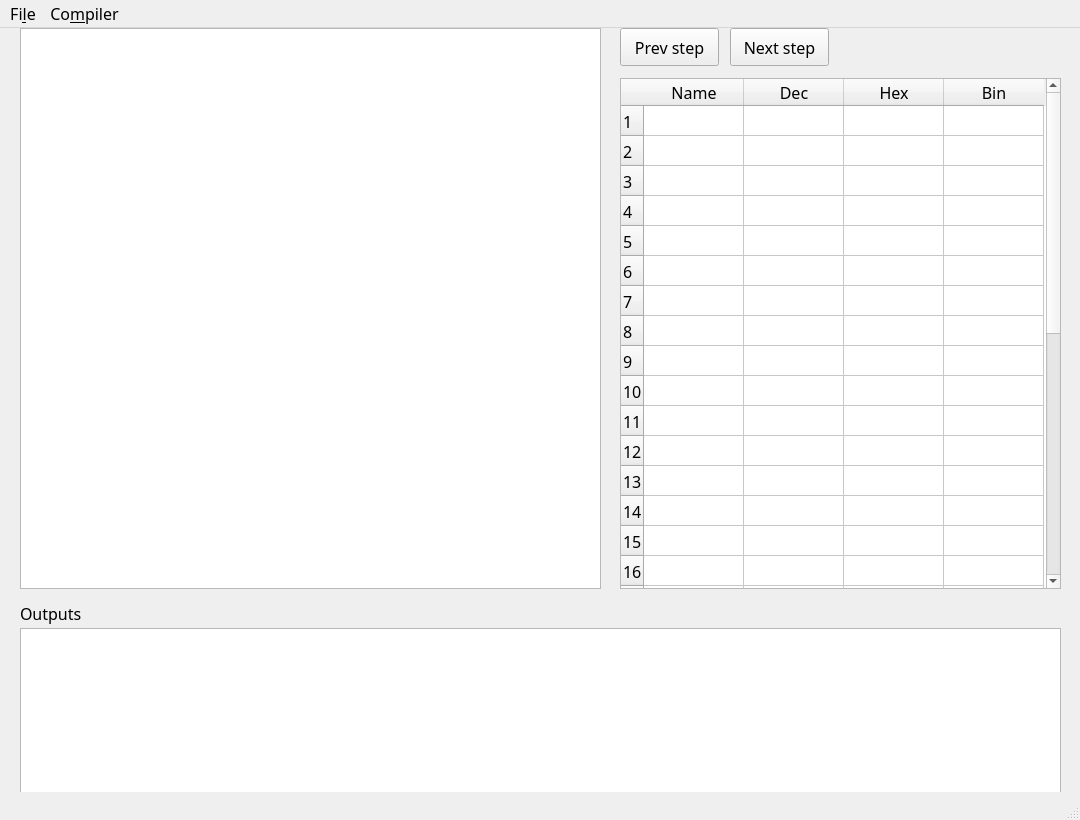
<?xml version="1.0" encoding="UTF-8"?>
<ui version="4.0">
 <class>MainWindow</class>
 <widget class="QMainWindow" name="MainWindow">
  <property name="geometry">
   <rect>
    <x>0</x>
    <y>0</y>
    <width>1080</width>
    <height>820</height>
   </rect>
  </property>
  <property name="sizePolicy">
   <sizepolicy hsizetype="Preferred" vsizetype="Preferred">
    <horstretch>0</horstretch>
    <verstretch>0</verstretch>
   </sizepolicy>
  </property>
  <property name="font">
   <font>
    <family>Ubuntu Mono</family>
    <pointsize>12</pointsize>
   </font>
  </property>
  <property name="windowTitle">
   <string>XAsm Editor v0.0.1</string>
  </property>
  <widget class="QWidget" name="centralwidget">
   <widget class="QPlainTextEdit" name="codeEditor">
    <property name="geometry">
     <rect>
      <x>20</x>
      <y>0</y>
      <width>581</width>
      <height>561</height>
     </rect>
    </property>
    <property name="font">
     <font>
      <family>Ubuntu Mono</family>
      <pointsize>14</pointsize>
     </font>
    </property>
    <property name="plainText">
     <string/>
    </property>
   </widget>
   <widget class="QTableWidget" name="tableRegisters">
    <property name="geometry">
     <rect>
      <x>620</x>
      <y>50</y>
      <width>441</width>
      <height>511</height>
     </rect>
    </property>
    <property name="font">
     <font>
      <family>Ubuntu Mono</family>
      <pointsize>12</pointsize>
     </font>
    </property>
    <property name="editTriggers">
     <set>QAbstractItemView::NoEditTriggers</set>
    </property>
    <property name="rowCount">
     <number>32</number>
    </property>
    <property name="columnCount">
     <number>4</number>
    </property>
    <row/>
    <row/>
    <row/>
    <row/>
    <row/>
    <row/>
    <row/>
    <row/>
    <row/>
    <row/>
    <row/>
    <row/>
    <row/>
    <row/>
    <row/>
    <row/>
    <row/>
    <row/>
    <row/>
    <row/>
    <row/>
    <row/>
    <row/>
    <row/>
    <row/>
    <row/>
    <row/>
    <row/>
    <row/>
    <row/>
    <row/>
    <row/>
    <column>
     <property name="text">
      <string>Name</string>
     </property>
    </column>
    <column>
     <property name="text">
      <string>Dec</string>
     </property>
    </column>
    <column>
     <property name="text">
      <string>Hex</string>
     </property>
    </column>
    <column>
     <property name="text">
      <string>Bin</string>
     </property>
    </column>
    <item row="0" column="0">
     <property name="text">
      <string/>
     </property>
     <property name="font">
      <font>
       <family>Ubuntu Mono</family>
       <pointsize>12</pointsize>
      </font>
     </property>
     <property name="textAlignment">
      <set>AlignCenter</set>
     </property>
     <property name="flags">
      <set>ItemIsEditable|ItemIsDragEnabled|ItemIsUserCheckable|ItemIsEnabled</set>
     </property>
    </item>
   </widget>
   <widget class="QPushButton" name="btnPrevStep">
    <property name="geometry">
     <rect>
      <x>620</x>
      <y>0</y>
      <width>99</width>
      <height>38</height>
     </rect>
    </property>
    <property name="text">
     <string>Prev step</string>
    </property>
   </widget>
   <widget class="QPushButton" name="btnNextStep">
    <property name="geometry">
     <rect>
      <x>730</x>
      <y>0</y>
      <width>99</width>
      <height>38</height>
     </rect>
    </property>
    <property name="text">
     <string>Next step</string>
    </property>
   </widget>
   <widget class="QListWidget" name="listWidgetOutputs">
    <property name="geometry">
     <rect>
      <x>20</x>
      <y>600</y>
      <width>1041</width>
      <height>191</height>
     </rect>
    </property>
   </widget>
   <widget class="QLabel" name="lblOutput">
    <property name="geometry">
     <rect>
      <x>20</x>
      <y>570</y>
      <width>451</width>
      <height>31</height>
     </rect>
    </property>
    <property name="font">
     <font>
      <family>Ubuntu Mono</family>
      <pointsize>12</pointsize>
     </font>
    </property>
    <property name="text">
     <string>Outputs</string>
    </property>
   </widget>
  </widget>
  <widget class="QMenuBar" name="menubar">
   <property name="geometry">
    <rect>
     <x>0</x>
     <y>0</y>
     <width>1080</width>
     <height>29</height>
    </rect>
   </property>
   <widget class="QMenu" name="menuFile">
    <property name="title">
     <string>Fi&amp;le</string>
    </property>
    <addaction name="actionNew_File"/>
    <addaction name="actionOpen"/>
    <addaction name="separator"/>
    <addaction name="actionSave"/>
    <addaction name="actionSave_As"/>
   </widget>
   <widget class="QMenu" name="menuCompiler">
    <property name="title">
     <string>Co&amp;mpiler</string>
    </property>
    <addaction name="actionCheck_sintax"/>
    <addaction name="actionBuild"/>
    <addaction name="actionRun"/>
   </widget>
   <addaction name="menuFile"/>
   <addaction name="menuCompiler"/>
  </widget>
  <widget class="QStatusBar" name="statusbar"/>
  <action name="actionNew_File">
   <property name="text">
    <string>&amp;New File</string>
   </property>
   <property name="font">
    <font>
     <family>Ubuntu Mono</family>
     <pointsize>12</pointsize>
    </font>
   </property>
   <property name="shortcut">
    <string>Ctrl+N</string>
   </property>
  </action>
  <action name="actionOpen">
   <property name="text">
    <string>&amp;Open...</string>
   </property>
   <property name="font">
    <font>
     <family>Ubuntu Mono</family>
     <pointsize>12</pointsize>
    </font>
   </property>
   <property name="shortcut">
    <string>Ctrl+O</string>
   </property>
  </action>
  <action name="actionSave">
   <property name="text">
    <string>&amp;Save</string>
   </property>
   <property name="font">
    <font>
     <family>Ubuntu Mono</family>
     <pointsize>12</pointsize>
    </font>
   </property>
   <property name="shortcut">
    <string>Ctrl+S</string>
   </property>
  </action>
  <action name="actionSave_As">
   <property name="text">
    <string>Sa&amp;ve As...</string>
   </property>
   <property name="font">
    <font>
     <family>Ubuntu Mono</family>
     <pointsize>12</pointsize>
    </font>
   </property>
   <property name="shortcut">
    <string>Ctrl+Shift+S</string>
   </property>
  </action>
  <action name="actionClose">
   <property name="text">
    <string>&amp;Close</string>
   </property>
  </action>
  <action name="actionExit">
   <property name="text">
    <string>&amp;Exit</string>
   </property>
  </action>
  <action name="actionCheck_sintax">
   <property name="text">
    <string>&amp;Check sintax</string>
   </property>
   <property name="font">
    <font>
     <family>Ubuntu Mono</family>
     <pointsize>12</pointsize>
    </font>
   </property>
   <property name="shortcut">
    <string>Ctrl+P</string>
   </property>
  </action>
  <action name="actionBuild">
   <property name="text">
    <string>&amp;Build</string>
   </property>
   <property name="font">
    <font>
     <family>Ubuntu Mono</family>
     <pointsize>12</pointsize>
    </font>
   </property>
   <property name="shortcut">
    <string>Ctrl+B</string>
   </property>
  </action>
  <action name="actionRun">
   <property name="text">
    <string>&amp;Run</string>
   </property>
   <property name="font">
    <font>
     <family>Ubuntu Mono</family>
     <pointsize>12</pointsize>
    </font>
   </property>
  </action>
 </widget>
 <resources/>
 <connections/>
</ui>
